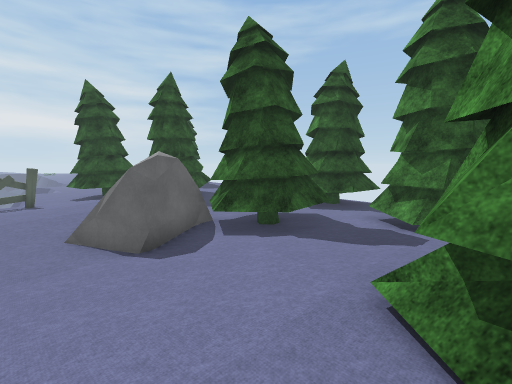
view 1 (above)

13 first-person views from a walk through a 3-D level made in the Unity game engine. The camera is 1.2 m above the floor, tilts 6° down and sees 90° across. The floor is counted in squares, 1 m on a side. Each view is taken from the middle of a square. On the plan, view 1 faces up. The plan holds only what a view shows up to about 12 squares ahead; the rest is blank. The place goes on beyond the plan. The player is left out. Some surface patterns are stand-ins.

view 2
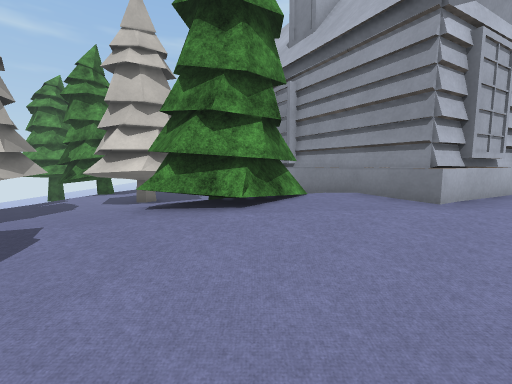

view 3
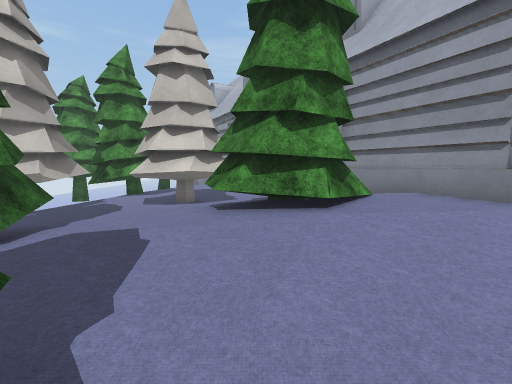

view 4
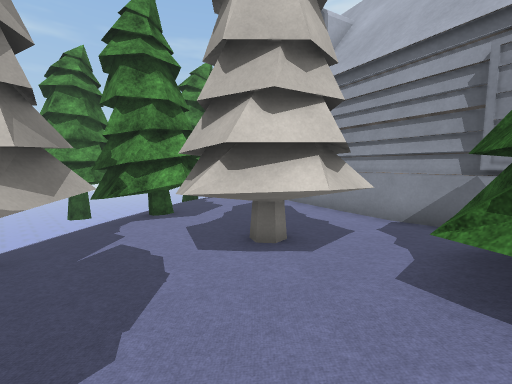

view 5
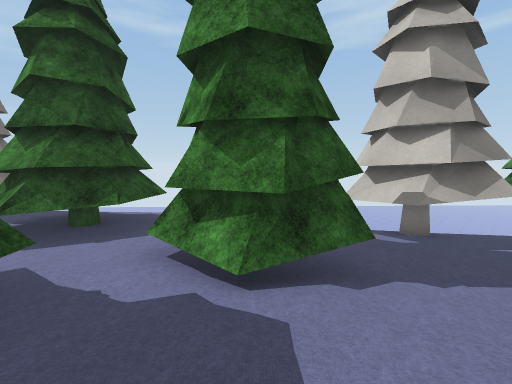

view 6
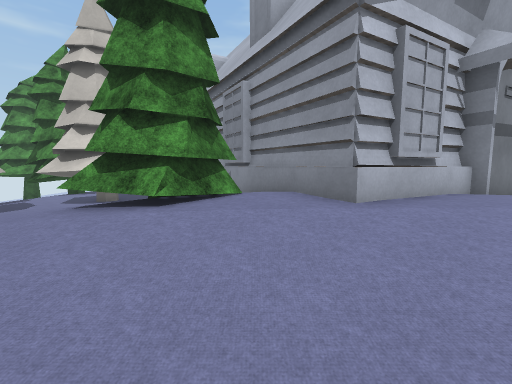

view 7
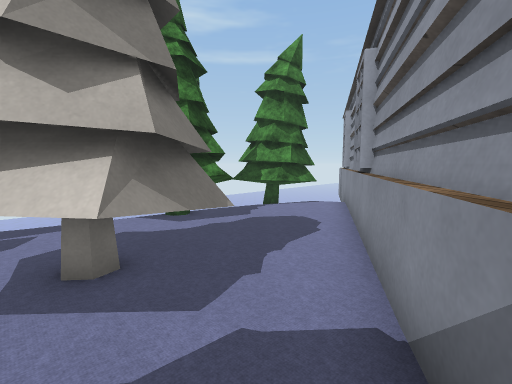

view 8
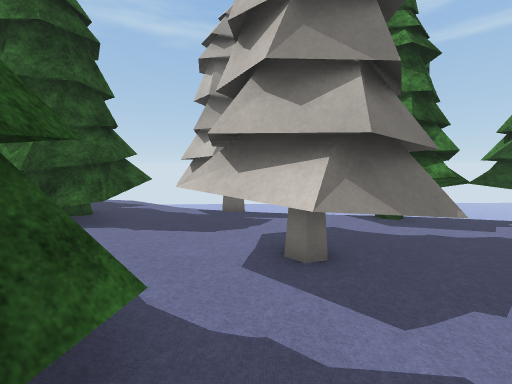

view 9
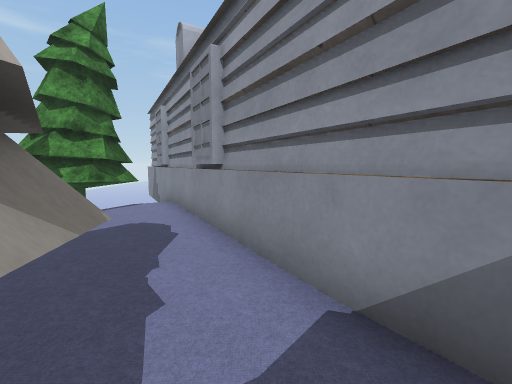

view 10
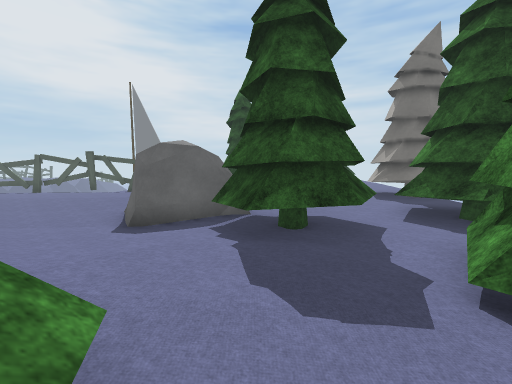

view 11
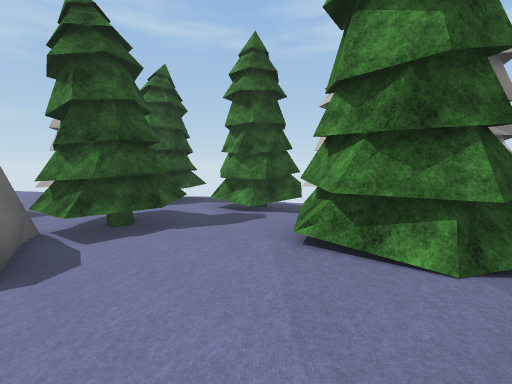

view 12
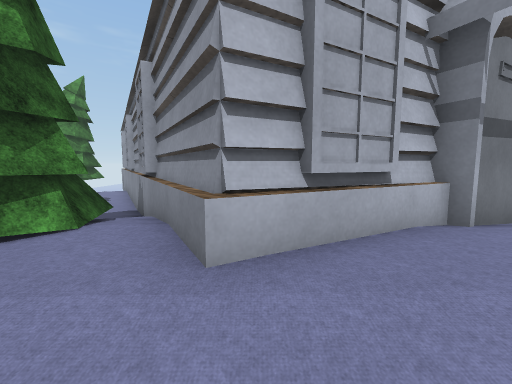

view 13
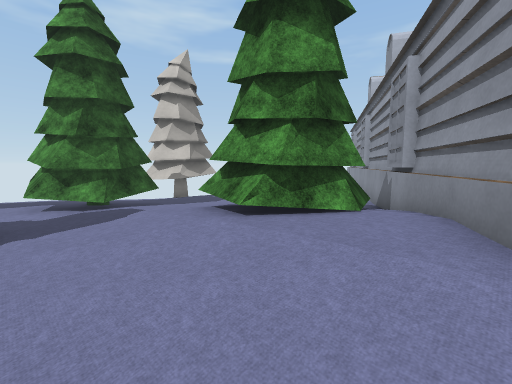

### Floor plan
Key: @ floor where view 1 was taken; # wall or solid block; . main floor; : floor 0.25 m higher than the main floor; - floor 0.25 m lower than the main floor; + floor 0.5 m higher than the main floor; _ floor 0.5 m lower than the main floor; / step, stairs or slope; = window, fence, low wall or low ledge; O other object.
Columns run from 3 left of view 1 to 17 right of it. Each row starts with its distance up from view 1.
 16   .O O
 15   OOOO
 14   .OOO
 13   .../
 12   ...#  #
 11  ....####.-
 10  .. .###...-
  9  .###=..# .-
  8  O####.##  -
  7  O###=.####OOO
  6 OO.#=..###.OOO
  5 O/.......=.OOO //
  4 ....:::....-OO _/
  3 ...:+##/..OO- ### ###
  2 ..:+####.OOOO###  #
  1 .:++####.OOO ###  #
  0 :+=@+###.OOO  #####
 -1 ++##=##...-O--- =##
 -2 +##   ##### ----=##
 -3 +#       -####- ###
 -4 +#           #####O
 -5 ##               ####
 -6 #

Positions as (right, up) in squares from view 1, and headings:
1: (0, 0), facing up
2: (-2, 5), facing down-right
3: (-1, 6), facing down-right
4: (4, 5), facing down-right
5: (2, 4), facing up-right
6: (-3, 4), facing down-right
7: (4, -1), facing right
8: (4, -1), facing up-right
9: (5, 0), facing down-right
10: (4, 3), facing up-left
11: (-2, 0), facing up-right
12: (-3, 1), facing down-right
13: (-3, 2), facing right
